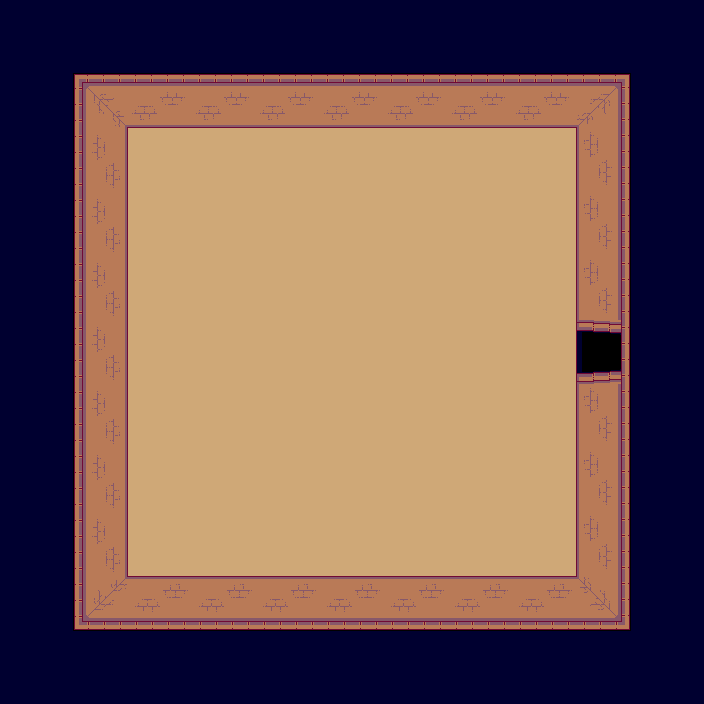

Below is a game level as drawn by its tile map, then a one-line description and the .tmx file that defines it, in full:
An orthogonal 11x11 tile map with 64x64 px tiles, 2 tile layers (background, collision) and 2 objects (door, hero).

<map version="1.0" tiledversion="1.0.3" orientation="orthogonal" renderorder="right-down" width="11" height="11" tilewidth="64" tileheight="64" nextobjectid="3">
 <tileset firstgid="1" name="tileset" tilewidth="64" tileheight="64" tilecount="16" columns="4">
  <image source="../images/tileset.png" width="256" height="256" />
 </tileset>
 <layer name="background" width="11" height="11">
  <data>
   <tile gid="0" />
   <tile gid="0" />
   <tile gid="0" />
   <tile gid="0" />
   <tile gid="0" />
   <tile gid="0" />
   <tile gid="0" />
   <tile gid="0" />
   <tile gid="0" />
   <tile gid="0" />
   <tile gid="0" />
   <tile gid="0" />
   <tile gid="0" />
   <tile gid="0" />
   <tile gid="0" />
   <tile gid="0" />
   <tile gid="0" />
   <tile gid="0" />
   <tile gid="0" />
   <tile gid="0" />
   <tile gid="0" />
   <tile gid="0" />
   <tile gid="0" />
   <tile gid="0" />
   <tile gid="6" />
   <tile gid="6" />
   <tile gid="6" />
   <tile gid="6" />
   <tile gid="6" />
   <tile gid="6" />
   <tile gid="6" />
   <tile gid="0" />
   <tile gid="0" />
   <tile gid="0" />
   <tile gid="0" />
   <tile gid="6" />
   <tile gid="6" />
   <tile gid="6" />
   <tile gid="6" />
   <tile gid="6" />
   <tile gid="6" />
   <tile gid="6" />
   <tile gid="0" />
   <tile gid="0" />
   <tile gid="0" />
   <tile gid="0" />
   <tile gid="6" />
   <tile gid="6" />
   <tile gid="6" />
   <tile gid="6" />
   <tile gid="6" />
   <tile gid="6" />
   <tile gid="6" />
   <tile gid="0" />
   <tile gid="0" />
   <tile gid="0" />
   <tile gid="0" />
   <tile gid="6" />
   <tile gid="6" />
   <tile gid="6" />
   <tile gid="6" />
   <tile gid="6" />
   <tile gid="6" />
   <tile gid="6" />
   <tile gid="15" />
   <tile gid="0" />
   <tile gid="0" />
   <tile gid="0" />
   <tile gid="6" />
   <tile gid="6" />
   <tile gid="6" />
   <tile gid="6" />
   <tile gid="6" />
   <tile gid="6" />
   <tile gid="6" />
   <tile gid="0" />
   <tile gid="0" />
   <tile gid="0" />
   <tile gid="0" />
   <tile gid="6" />
   <tile gid="6" />
   <tile gid="6" />
   <tile gid="6" />
   <tile gid="6" />
   <tile gid="6" />
   <tile gid="6" />
   <tile gid="0" />
   <tile gid="0" />
   <tile gid="0" />
   <tile gid="0" />
   <tile gid="6" />
   <tile gid="6" />
   <tile gid="6" />
   <tile gid="6" />
   <tile gid="6" />
   <tile gid="6" />
   <tile gid="6" />
   <tile gid="0" />
   <tile gid="0" />
   <tile gid="0" />
   <tile gid="0" />
   <tile gid="0" />
   <tile gid="0" />
   <tile gid="0" />
   <tile gid="0" />
   <tile gid="0" />
   <tile gid="0" />
   <tile gid="0" />
   <tile gid="0" />
   <tile gid="0" />
   <tile gid="0" />
   <tile gid="0" />
   <tile gid="0" />
   <tile gid="0" />
   <tile gid="0" />
   <tile gid="0" />
   <tile gid="0" />
   <tile gid="0" />
   <tile gid="0" />
   <tile gid="0" />
   <tile gid="0" />
  </data>
 </layer>
 <layer name="collision" width="11" height="11">
  <properties>
   <property name="collision" value="true" />
  </properties>
  <data>
   <tile gid="4" />
   <tile gid="4" />
   <tile gid="4" />
   <tile gid="4" />
   <tile gid="4" />
   <tile gid="4" />
   <tile gid="4" />
   <tile gid="4" />
   <tile gid="4" />
   <tile gid="4" />
   <tile gid="4" />
   <tile gid="4" />
   <tile gid="1" />
   <tile gid="2" />
   <tile gid="2" />
   <tile gid="2" />
   <tile gid="2" />
   <tile gid="2" />
   <tile gid="2" />
   <tile gid="2" />
   <tile gid="3" />
   <tile gid="4" />
   <tile gid="4" />
   <tile gid="5" />
   <tile gid="0" />
   <tile gid="0" />
   <tile gid="0" />
   <tile gid="0" />
   <tile gid="0" />
   <tile gid="0" />
   <tile gid="0" />
   <tile gid="7" />
   <tile gid="4" />
   <tile gid="4" />
   <tile gid="5" />
   <tile gid="0" />
   <tile gid="0" />
   <tile gid="0" />
   <tile gid="0" />
   <tile gid="0" />
   <tile gid="0" />
   <tile gid="0" />
   <tile gid="7" />
   <tile gid="4" />
   <tile gid="4" />
   <tile gid="5" />
   <tile gid="0" />
   <tile gid="0" />
   <tile gid="0" />
   <tile gid="0" />
   <tile gid="0" />
   <tile gid="0" />
   <tile gid="0" />
   <tile gid="7" />
   <tile gid="4" />
   <tile gid="4" />
   <tile gid="5" />
   <tile gid="0" />
   <tile gid="0" />
   <tile gid="0" />
   <tile gid="0" />
   <tile gid="0" />
   <tile gid="0" />
   <tile gid="0" />
   <tile gid="0" />
   <tile gid="4" />
   <tile gid="4" />
   <tile gid="5" />
   <tile gid="0" />
   <tile gid="0" />
   <tile gid="0" />
   <tile gid="0" />
   <tile gid="0" />
   <tile gid="0" />
   <tile gid="0" />
   <tile gid="7" />
   <tile gid="4" />
   <tile gid="4" />
   <tile gid="5" />
   <tile gid="0" />
   <tile gid="0" />
   <tile gid="0" />
   <tile gid="0" />
   <tile gid="0" />
   <tile gid="0" />
   <tile gid="0" />
   <tile gid="7" />
   <tile gid="4" />
   <tile gid="4" />
   <tile gid="5" />
   <tile gid="0" />
   <tile gid="0" />
   <tile gid="0" />
   <tile gid="0" />
   <tile gid="0" />
   <tile gid="0" />
   <tile gid="0" />
   <tile gid="7" />
   <tile gid="4" />
   <tile gid="4" />
   <tile gid="9" />
   <tile gid="10" />
   <tile gid="10" />
   <tile gid="10" />
   <tile gid="10" />
   <tile gid="10" />
   <tile gid="10" />
   <tile gid="10" />
   <tile gid="11" />
   <tile gid="4" />
   <tile gid="4" />
   <tile gid="4" />
   <tile gid="4" />
   <tile gid="4" />
   <tile gid="4" />
   <tile gid="4" />
   <tile gid="4" />
   <tile gid="4" />
   <tile gid="4" />
   <tile gid="4" />
   <tile gid="4" />
  </data>
 </layer>
 <objectgroup name="objects">
  <object id="1" name="door_E" type="door" x="572" y="320" width="64" height="64">
   <properties>
    <property name="direction" value="E" />
    <property name="group" value="doors" />
    <property name="texture" value="" />
   </properties>
  </object>
  <object id="2" name="hero" type="hero" x="333" y="331" width="40" height="40">
   <properties>
    <property name="group" value="heroes" />
    <property name="texture" value="hero_spritesheet" />
    <property name="walking_speed" value="150" />
   </properties>
  </object>
 </objectgroup>
</map>
